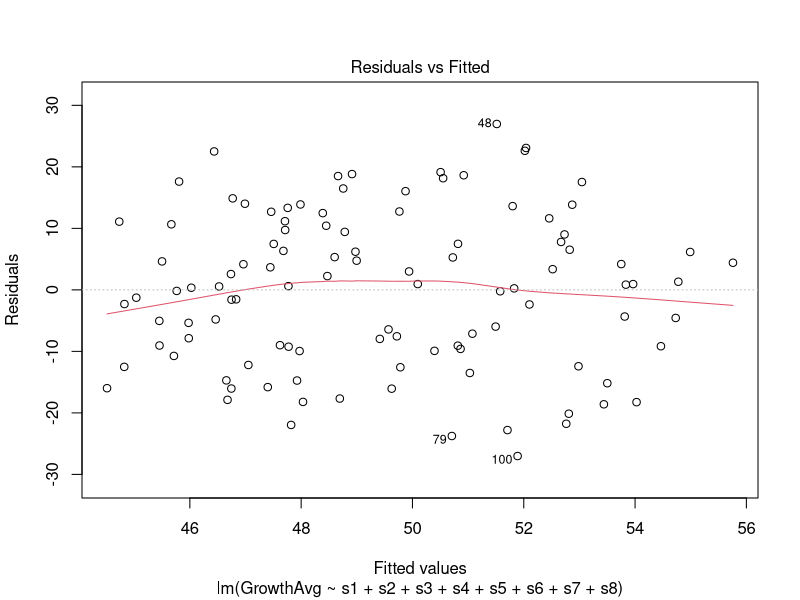
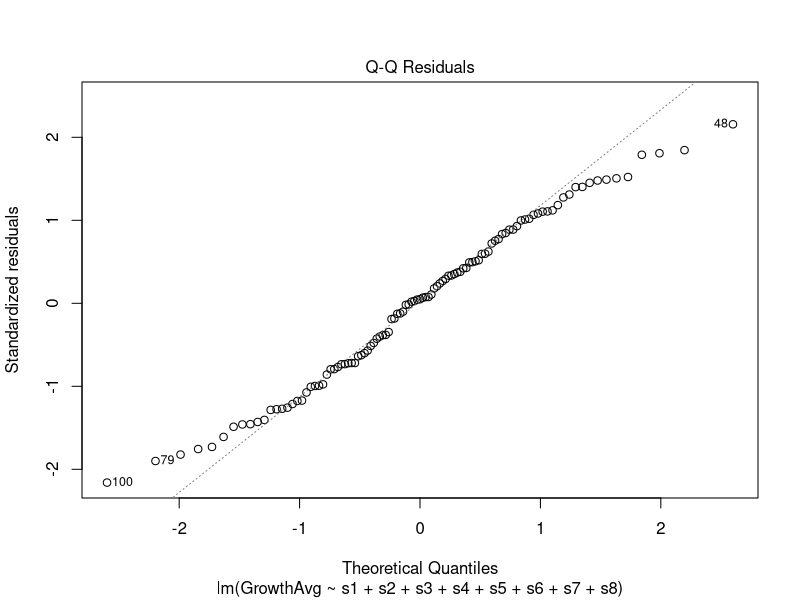
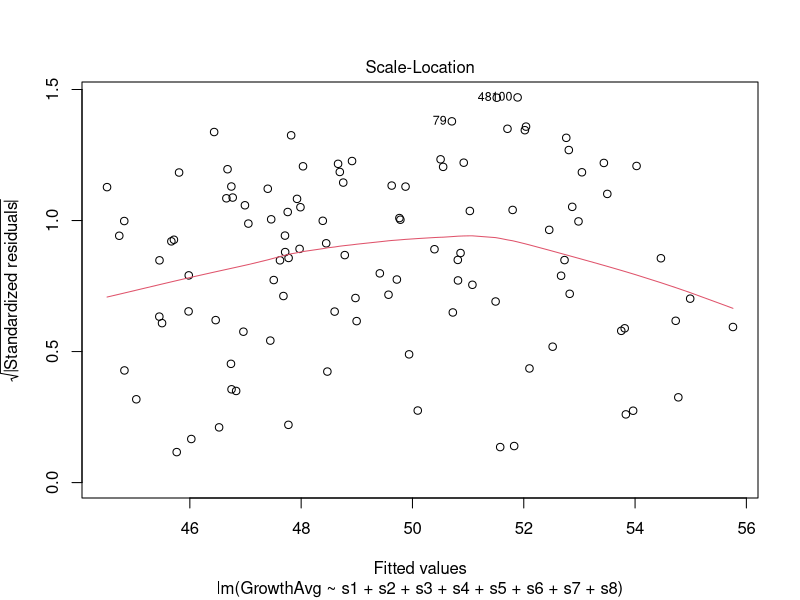
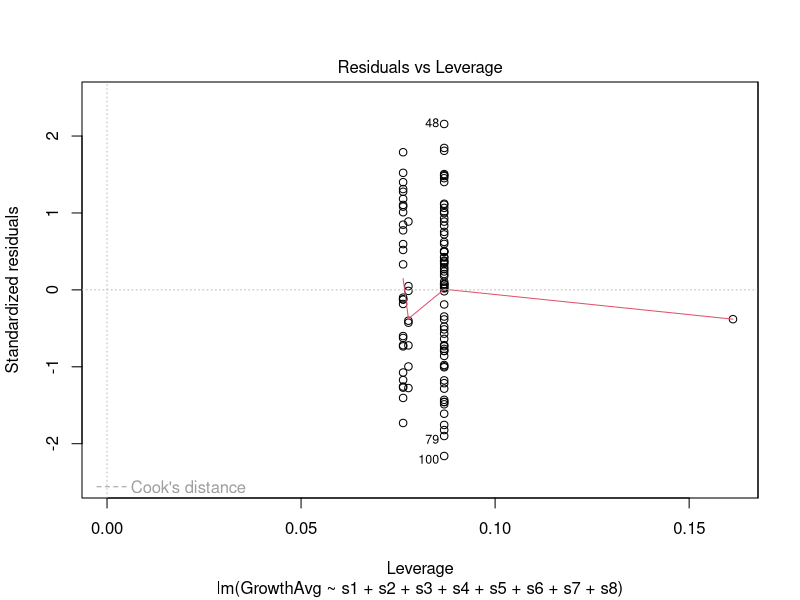
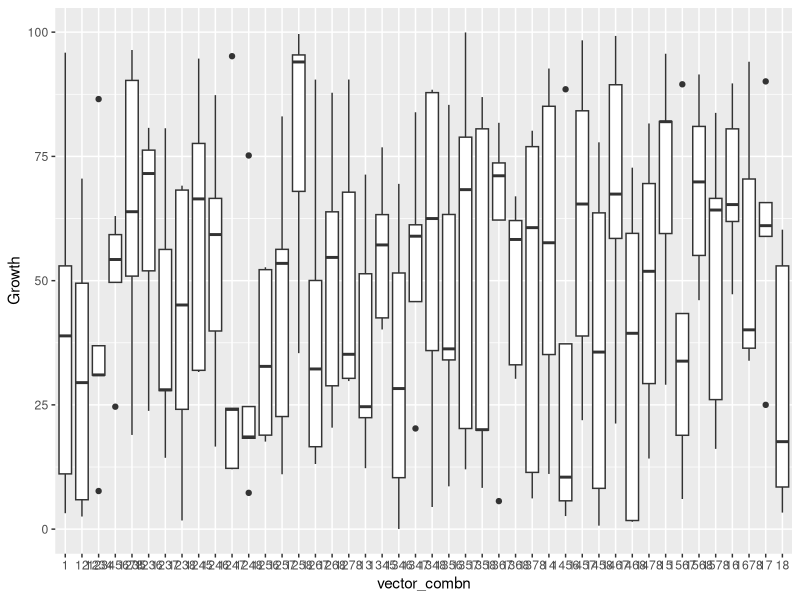

Here is the R script that generated these plots, in order:
# Sam Welch
# A script that produces a unique stressor combination ID, fills in a binary matrix based on it, then generates dummy growth data. Boolean version.
# 26th May 2018
rm(list=ls())

library(tidyverse)
library(ggplot2)

vector_stressors <- c("1","2","3","4","5","6","7","8")

# Generate matrices of every 1-, 2-, 4-, and 8- combination of stressors.
matrix_combn_eight <- combn(vector_stressors,8)
matrix_combn_four <- combn(vector_stressors,4)
matrix_combn_two <- combn(vector_stressors,2)
matrix_combn_one <- combn(vector_stressors,1)

# Turn matrices into vectors of strings of combinations
vector_combn_eight <- apply(matrix_combn_eight,2, paste, collapse="")
vector_combn_four <- apply(matrix_combn_four,2, paste, collapse="")
vector_combn_two <- apply(matrix_combn_two,2, paste, collapse="")
vector_combn_one <- apply(matrix_combn_one,2, paste, collapse="")

# Combine them into one vector of length 107
vector_combn <- c(vector_combn_one, vector_combn_two, vector_combn_four, vector_combn_eight)

# Create a tibble of unique combination IDs, presence/absence of stressors and five replicates of growth
comb_tibble <- tibble(
  vector_combn,
  `s1` = FALSE,
  `s2` = FALSE,
  `s3` = FALSE,
  `s4` = FALSE,
  `s5` = FALSE,
  `s6` = FALSE,
  `s7` = FALSE,
  `s8` = FALSE,
  `GrowthA` = 0,
  `GrowthB` = 0,
  `GrowthC` = 0,
  `GrowthD` = 0,
  `GrowthE` = 0
)

# Loop over all combination IDs and assign stressors as present
# Yes, I am aware of the inefficiency here - I just don't know how to do it better.
for (i in 1:107) {
  comb <- comb_tibble[i,1]            # For each combination ID: assign to the variable comb
  for (j in 1:8) {                    # Loop across comb for j = 1:8
    if (grepl(toString(j),comb)) {    # if comb contains the string of j, 
      comb_tibble[i, j + 1] = TRUE    # change the value in the relevant position of the tibble to 1
    }
    j <- j + 1
  }
  i <- i + 1
}

# Another loop to stick some random data into the growth columns. Can this be done more elegantly with apply?
for (k in 1:107) {
  for (l in 10:14){
    comb_tibble[k,l] = runif(1, min=0, max=100)
    l <- l + 1
  }
  k <- k + 1
}

# Add a means column.
summary(comb_tibble)
comb_tibble <- mutate(comb_tibble,GrowthAvg = rowMeans(comb_tibble[,10:14]))

# What I've read online suggests a multiple linear regression or a non-linear multiple regression - so I'm going to try both...

# Multiple linear regression
mlr <- lm(
  formula = GrowthAvg ~ s1 + s2 + s3 + s4 + s5 + s6 + s7 + s8,
  data = comb_tibble)
summary(mlr)
plot(mlr)
# I can't remember how to interpret any of this, but at least I'll have a choice when it comes to working with the real data...

# Non-linear multiple regression - doesn't work because I don't understand it...
# nlmr <- nls(
#  formula = GrowthAvg ~ s1 + s2 + s3 + s4 + s5 + s6 + s7 + s8, # This is the wrong sort of formula for nls()
#  data = comb_tibble)

# Boxplot of average growth by stressor
comb_tibble_tidy <- gather(comb_tibble, Rep, Growth, 10:14) # Gathering the data for a boxplot of all stressors containing s1
ggplot(
      subset(comb_tibble_tidy, s1 != FALSE),
      aes(
      x = vector_combn,
      y = Growth
      )) + geom_boxplot()

# Run an ANOVA/ANCOVA?
anova(mlr)
